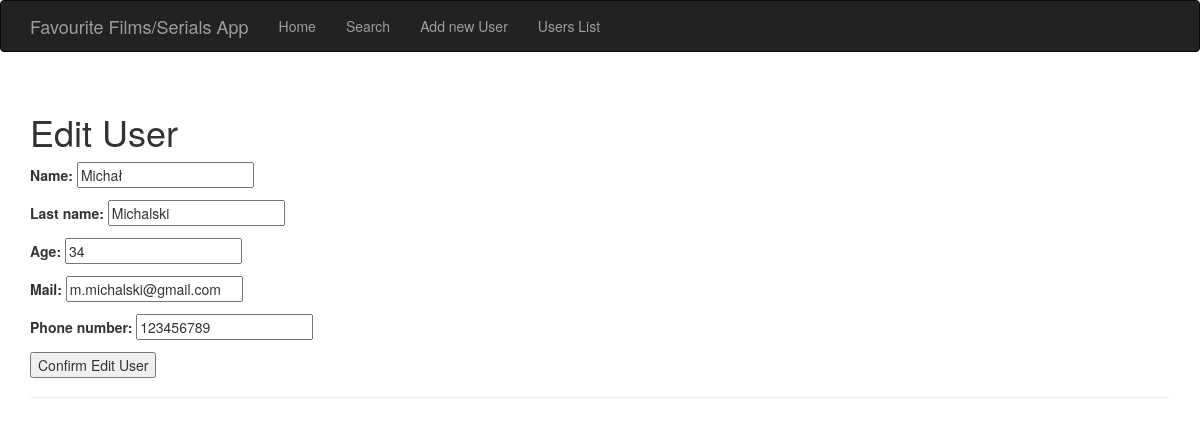
The page /edituser?id=2 on the database as committed earlier.
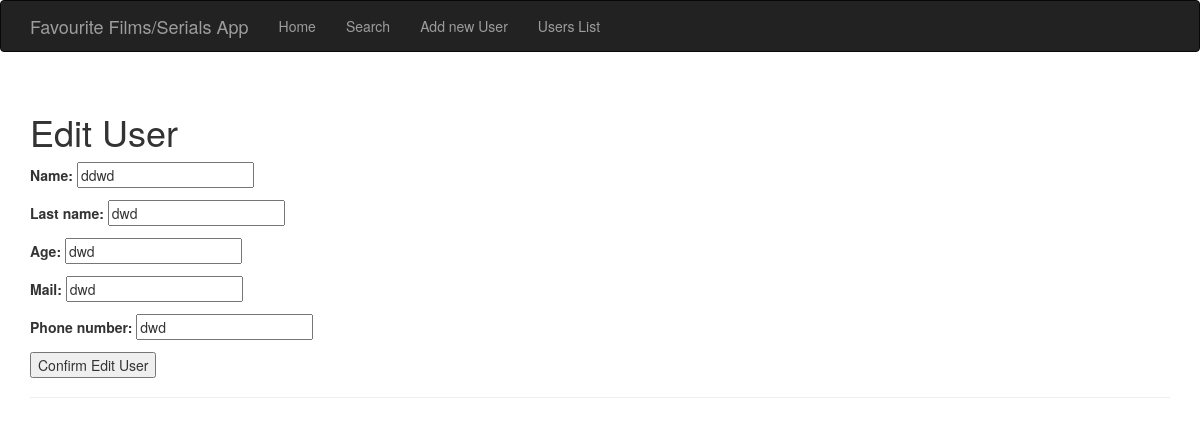
The same page on the database as committed later.
### models.py (models this page shows, shortened)
class User(db.Model):
    id = db.Column(db.Integer, primary_key=True)
    name = db.Column(db.String)
    last_name = db.Column(db.String)
    age = db.Column(db.String)
    mail = db.Column(db.String)
    phone = db.Column(db.Integer)

### app.py (the view, shortened to what this page needs)
@app.route('/edituser', methods=['GET', 'POST'])
def edit_user():
    user_id = request.args.get('id')
    user_to_edit = db.session.query(models.User).filter_by(id=user_id)
    form = UserFormEdit()
    return render_template('userEdit.html', form=form, user_to_edit=user_to_edit.first())

### forms.py
class UserFormEdit(UserForm):
    submit = SubmitField('Confirm Edit User')

### templates/userEdit.html (shortened to what this page needs)
{% extends "base.html" %}
{% block page_content %}
    <div class="page-header">
        <h1>Edit User</h1>
        <form method="POST">
            <p>{{ form.name.label }} {{ form.name(value=user_to_edit.name) }}</p>
            <p>{{ form.last_name.label }} {{ form.last_name(value=user_to_edit.last_name) }}</p>
            <p>{{ form.age.label }} {{ form.age(value=user_to_edit.age) }}</p>
            <p>{{ form.mail.label }} {{ form.mail(value=user_to_edit.mail) }}</p>
            <p>{{ form.phone.label }} {{ form.phone(value=user_to_edit.phone) }}</p>
            <p>{{ form.submit() }}</p>
        </form>
    </div>
{% endblock %}

Rows that differ between the two databases and show on the page:
changed User: name "Michał" → "ddwd"; last_name "Michalski" → "dwd"; age "34" → "dwd"; mail "m.michalski@gmail.com" → "dwd"; phone "123456789" → "dwd"
